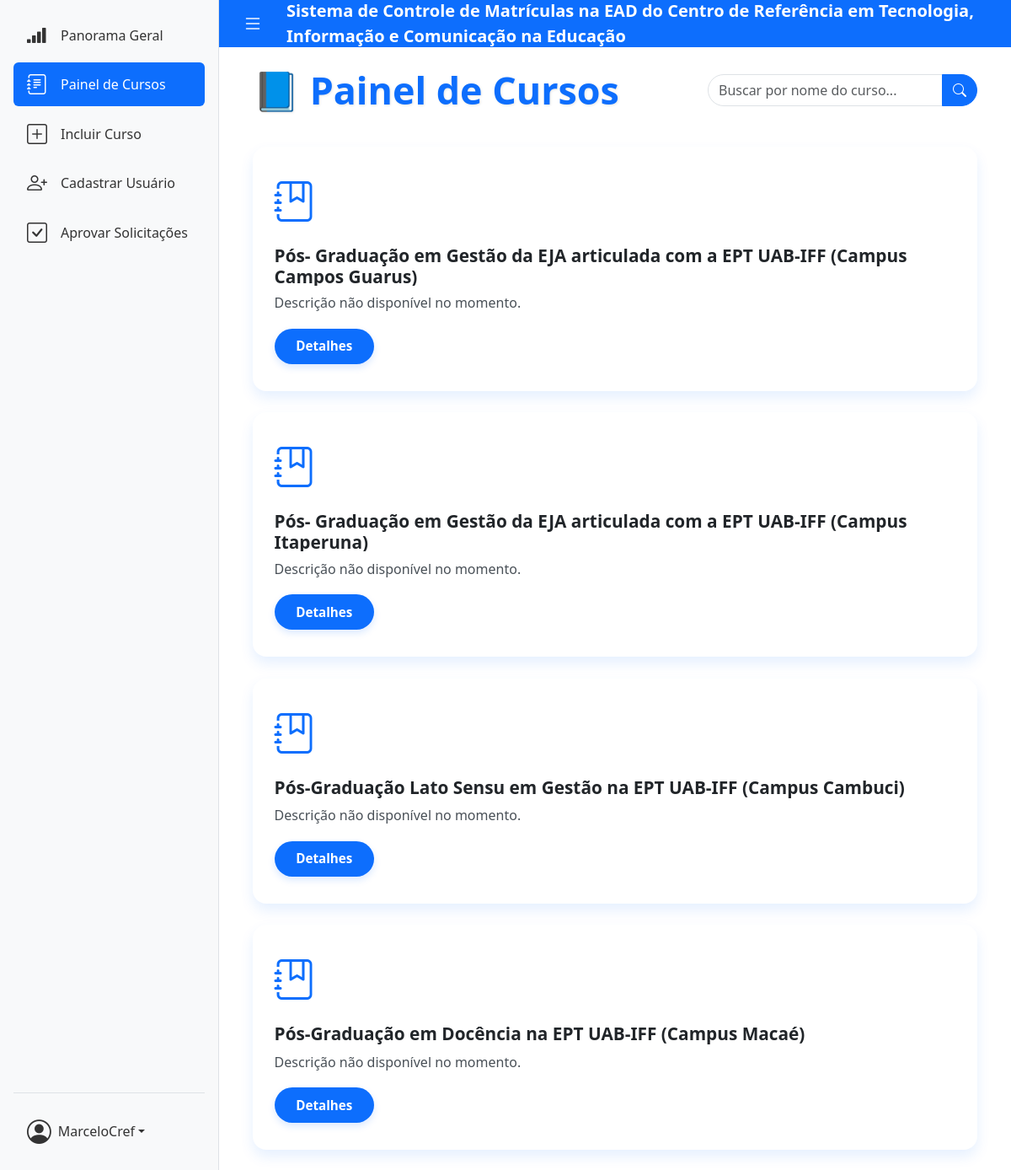
Page /cursos/lista_cursos (signed in) on the committed database.
### Courses/models.py (models this page shows, shortened)
class Course(models.Model):
    id = models.AutoField(primary_key=True)
    name = models.CharField(max_length=150)
    description = models.TextField(blank=True, null=True)
    start_date = models.DateField(blank=True, null=True)
    end_date = models.DateField(blank=True, null=True)
    teachers = models.ManyToManyField(Teacher, related_name='teacher_courses', blank=True)
    tutors = models.ManyToManyField(Tutor, related_name='teacher_courses', blank=True)
    students = models.ManyToManyField('Student', through='Enrollment', blank=True )
    created_at = models.DateTimeField(auto_now_add=True)

### Courses/views.py (the view)
# urls.py: path('lista_cursos', CoursesListView.as_view(), name='courses_list'),
@method_decorator(login_required(login_url='login'), name='dispatch')
class CoursesListView(LoginRequiredMixin, ListView):
    model = Course
    template_name = 'courses.html'
    context_object_name = 'courses'
    def get_queryset(self):
        search = self.request.GET.get('search', '')
        search_normalized = unidecode(search.strip().lower())
        if search_normalized:
            courses = [
                course for course in Course.objects.all() if search_normalized in unidecode(course.name.lower())
            ]
        else:
            courses = Course.objects.all().order_by('name')
        return courses

### Courses/templates/courses.html (shortened to what this page needs)
{% extends 'base.html' %}
{% block content %}
<div class="dashboard-header">
  <h1> <a href="{% url 'courses_list' %}" class="text-decoration-none">📘 Painel de Cursos</a></h1>
  <form method="get" action="{% url 'courses_list' %}" class="w-100" role="search">
    <div class="input-group">
      <input
        type="text"
        name="search"
        class="form-control rounded-start-pill"
        placeholder="Buscar por nome do curso..."
        value="{{ request.GET.search }}"
      >
      <button
        class="btn btn-primary rounded-end-pill"
        type="submit"
        aria-label="Buscar cursos"
      >
        <i class="bi bi-search"></i>
      </button>
    </div>
  </form>
</div>
<div class="">
  {% if courses %}
  <div class="courses-grid" role="list">
    {% for course in courses %}
    <a href="{% url 'course_modules' course.pk %}" class="course-card" role="listitem" tabindex="0">
      <i class="bi bi-journal-bookmark"></i>
      <h5>{{ course.name }}</h5>
      <p>{{ course.description|default:"Descrição breve do curso." }}</p>
      <span class="btn-details" aria-label="Ver detalhes do curso {{ course.name }}">Detalhes</span>
    </a>
    {% endfor %}
  </div>
  {% else %}
  <div class="no-courses">Nenhum curso encontrado.</div>
  {% endif %}
</div>
{% endblock %}

### app/templates/base.html (shortened to what this page needs)
{% load static %}
<!DOCTYPE html>
<html lang="pt-BR" class="h-100">
<head>
  <link href="https://cdn.jsdelivr.net/npm/bootstrap@5.3.0/dist/css/bootstrap.min.css" rel="stylesheet" />
  <link href="https://cdn.jsdelivr.net/npm/bootstrap-icons@1.10.5/font/bootstrap-icons.css" rel="stylesheet" />
</head>
<div class="toast-container position-fixed bottom-0 end-0 p-3" id="toast-container" style="z-index: 1080;">
</div>
<body>
  <div class="wrapper">
    <div class="main-container">
      <aside class="sidebar" id="sidebar">
        <nav>
          <a href="{% url 'course_dashboard' %}"
            class="{% if request.resolver_match.url_name == 'course_dashboard' %}active{% endif %}" data-bs-toggle="tooltip" data-bs-placement="right" title="Dashboards">
            <i class="bi bi-reception-4"></i>
            <span>Panorama Geral</span>
          </a>
          {% if user.is_authenticated %}
          <a href="{% url 'courses_list' %}"
            class="{% if request.resolver_match.url_name == 'courses_list' %}active{% endif %}" data-bs-toggle="tooltip" data-bs-placement="right" title="Painel de Cursos">
            <i class="bi bi-journal-text"></i>
            <span>Painel de Cursos</span>
          </a>
          <a href="{% url 'new_course' %}"
            class="{% if request.resolver_match.url_name == 'new_course' %}active{% endif %}" data-bs-toggle="tooltip" data-bs-placement="right" title="Incluir Curso">
            <i class="bi bi-plus-square"></i>
            <span>Incluir Curso</span>
          </a>
          <a href="{% url 'register' %}"
            class="{% if request.resolver_match.url_name == 'register' %}active{% endif %}" data-bs-toggle="tooltip" data-bs-placement="right" title="Cadastrar Usuário">
            <i class="bi bi-person-plus"></i>
            <span>Cadastrar Usuário</span>
          </a>
          {% endif %}
          {% if user.is_staff %}
          <a href="{% url 'approve_registration_requests' %}"
            class="{% if request.resolver_match.url_name == 'approve_registration_requests' %}active{% endif %}" data-bs-toggle="tooltip" data-bs-placement="right" title="Aprovar Solicitações de Cadastro">
            <i class="bi bi-check-square"></i>
            <span>Aprovar Solicitações</span>
          </a>
        {% endif %}
      </nav>
        {% if user.is_authenticated %}
        <div class="dropdown">
          <button class="dropdown-toggle" type="button" id="userMenuButton" data-bs-toggle="dropdown"
            aria-expanded="false">
            <i class="bi bi-person-circle"></i>
            <span>{{ user.username }}</span>
          </button>
        </div>
        {% endif %}
      </aside>
      <div style="flex:1; display:flex; flex-direction: column;">
        <nav class="navbar-top">
          <button class="btn btn-outline-light" id="sidebarToggle">
            <i class="bi bi-list"></i>
          </button>
          <div class="navbar-title">Sistema de Controle de Matrículas na EAD do Centro de Referência em Tecnologia, Informação e Comunicação na Educação</div>
        </nav>
        <main class="content">
          {% block content %}{% endblock %}
        </main>
      </div>
    </div>
  </div>
  <div id="toast-container" class="position-fixed top-0 end-0 p-3" style="z-index: 1050;">
  </div>
</body>
</html>

### app/templates/base.html (style rules this page uses)
html, body { height: 100%; margin: 0; overflow-x: hidden; }
body { display: flex; flex-direction: column; min-height: 100vh; }
.wrapper { display: flex; flex: 1; overflow: hidden; flex-direction: column; }
.main-container { display: flex; flex: 1; overflow: hidden; }
.sidebar { width: 260px; background-color: #f8f9fa; border-right: 1px solid #dee2e6; display: flex; flex-direction: column; padding: 1rem; transition: width 0.3s ease; }
.sidebar nav a { display: flex; align-items: center; padding: 0.5rem 1rem; color: #333; text-decoration: none; border-radius: 0.375rem; margin-bottom: 0.4rem; transition: background-color 0.3s ease; white-space: nowrap; }
.sidebar nav a:hover, .sidebar nav a.active { background-color: #0d6efd; color: white; }
.sidebar nav a i { font-size: 1.5rem; margin-right: 1rem; min-width: 24px; text-align: center; }
.sidebar .dropdown { margin-top: auto; padding-top: 1rem; border-top: 1px solid #dee2e6; }
.sidebar .dropdown-toggle { width: 100%; display: flex; align-items: center; padding: 0.5rem 1rem; color: #333; text-decoration: none; user-select: none; cursor: pointer; white-space: nowrap; border-radius: 0.375rem; background: none; border: none; }
.sidebar .dropdown-toggle i { font-size: 1.8rem; margin-right: 0.5rem; }
nav.navbar-top { height: 56px; background-color: #0d6efd; color: white; display: flex; align-items: center; padding: 0 1rem; flex-shrink: 0; }
nav.navbar-top .navbar-title { font-weight: 600; font-size: 1.25rem; user-select: none; }
main.content { flex: 1; padding: 1.5rem; overflow-y: auto; background-color: #fff; }
#sidebarToggle { background-color: transparent; border: none; color: white; font-size: 1.5rem; margin-right: 1rem; cursor: pointer; display: flex; align-items: center; justify-content: center; }

### Courses/templates/courses.html (style rules this page uses)
body { background: #f0f2f5; }
.dashboard-header { display: flex; justify-content: space-between; align-items: center; margin-bottom: 2.5rem; padding: 0 1rem; margin-left: auto; margin-right: auto; }
.dashboard-header h1 { font-size: 2.8rem; font-weight: 900; color: #0d6efd; margin: 0; user-select: none; text-shadow: 1px 1px 3px rgba(0,0,0,0.1); }
.dashboard-header form { max-width: 320px; width: 100%; }
.courses-grid { display: grid; grid-template-columns: repeat(auto-fit, minmax(450px, 1fr)); gap: 1.6rem; padding: 0 1rem; width: 100%; margin: 0 auto; }
.course-card { background: #fff; border-radius: 16px; box-shadow: 0 8px 16px rgba(13, 110, 253, 0.1); padding: 1.8rem 1.6rem 2rem; text-decoration: none; color: #212529; display: flex; flex-direction: column; justify-content: space-between; transition: transform 0.3s ease, box-shadow 0.3s ease; min-height: 250px; box-sizing: border-box; }
.course-card i { font-size: 3rem; color: #0d6efd; margin-bottom: 1rem; user-select: none; align-self: flex-start; }
.course-card h5 { font-weight: 700; font-size: 1.3rem; margin-bottom: 0.6rem; max-height: 3rem; overflow: hidden; text-overflow: ellipsis; display: -webkit-box; -webkit-line-clamp: 2; -webkit-box-orient: vertical; }
.course-card p { font-size: 1rem; color: #495057; line-height: 1.4; flex-grow: 1; margin-bottom: 1.2rem; max-height: 4.2rem; overflow: hidden; text-overflow: ellipsis; display: -webkit-box; -webkit-line-clamp: 3; -webkit-box-orient: vertical; }
.course-card .btn-details { align-self: flex-start; background: #0d6efd; color: white; padding: 0.6rem 1.6rem; border-radius: 30px; font-weight: 600; font-size: 0.95rem; text-decoration: none; user-select: none; transition: background-color 0.3s ease, box-shadow 0.3s ease; box-shadow: 0 4px 8px rgba(13, 110, 253, 0.15); }

### rows in the picture
Course: name "Pós- Graduação em Gestão da EJA articulada com a EPT UAB-IFF (Campus Campos Guarus)", description "Descrição não disponível no momento."
Course: name "Pós- Graduação em Gestão da EJA articulada com a EPT UAB-IFF (Campus Itaperuna)", description "Descrição não disponível no momento."
Course: name "Pós-Graduação Lato Sensu em Gestão na EPT UAB-IFF (Campus Cambuci)", description "Descrição não disponível no momento."
Course: name "Pós-Graduação em Docência na EPT UAB-IFF (Campus Macaé)", description "Descrição não disponível no momento."

### other values in the picture
{{ user.username }} "MarceloCref"
